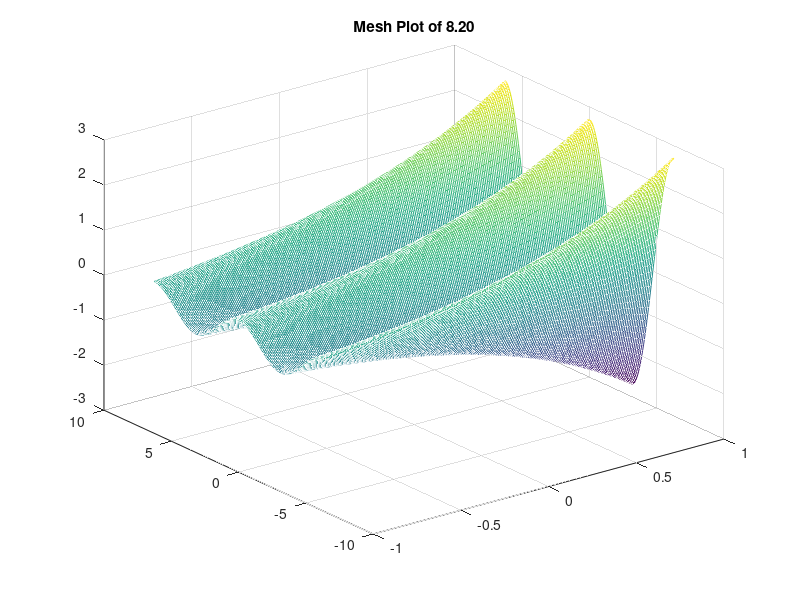
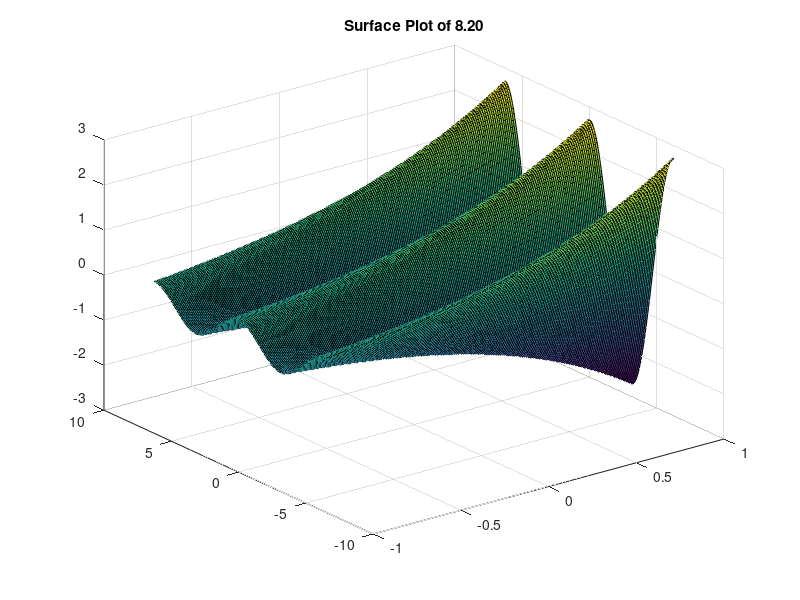
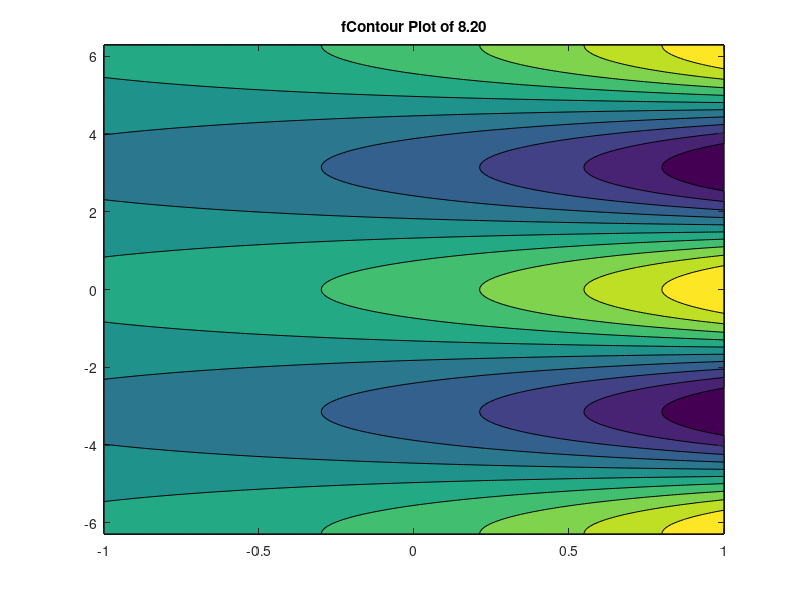

MATLAB code for these plots, in order:
% Script file: Exercise8_20.m
%
% Purpose:
% Dealing with Complex number plots
%
% Record of revisions:
% Date     Programmer   Description of change
% ======== ============ =====================
% 22/10/18 GeorgeDong32 Version 1.0
%
% Defined variables:
% [x y] plots' x and y values
% z plots' z values

[x, y] = meshgrid(-1:0.01:1, (-2 * pi):(0.02 * pi):(2 * pi));
z = exp(x + y * 1i);

%drawing mesh plot
figure();
mesh(x, y, real(z));
title('Mesh Plot of 8.20');

%draw surface plot
figure();
surf(x, y, real(z));
title('Surface Plot of 8.20');

%draw contour plot
figure();
contourf(x, y, real(z));
title('fContour Plot of 8.20');
